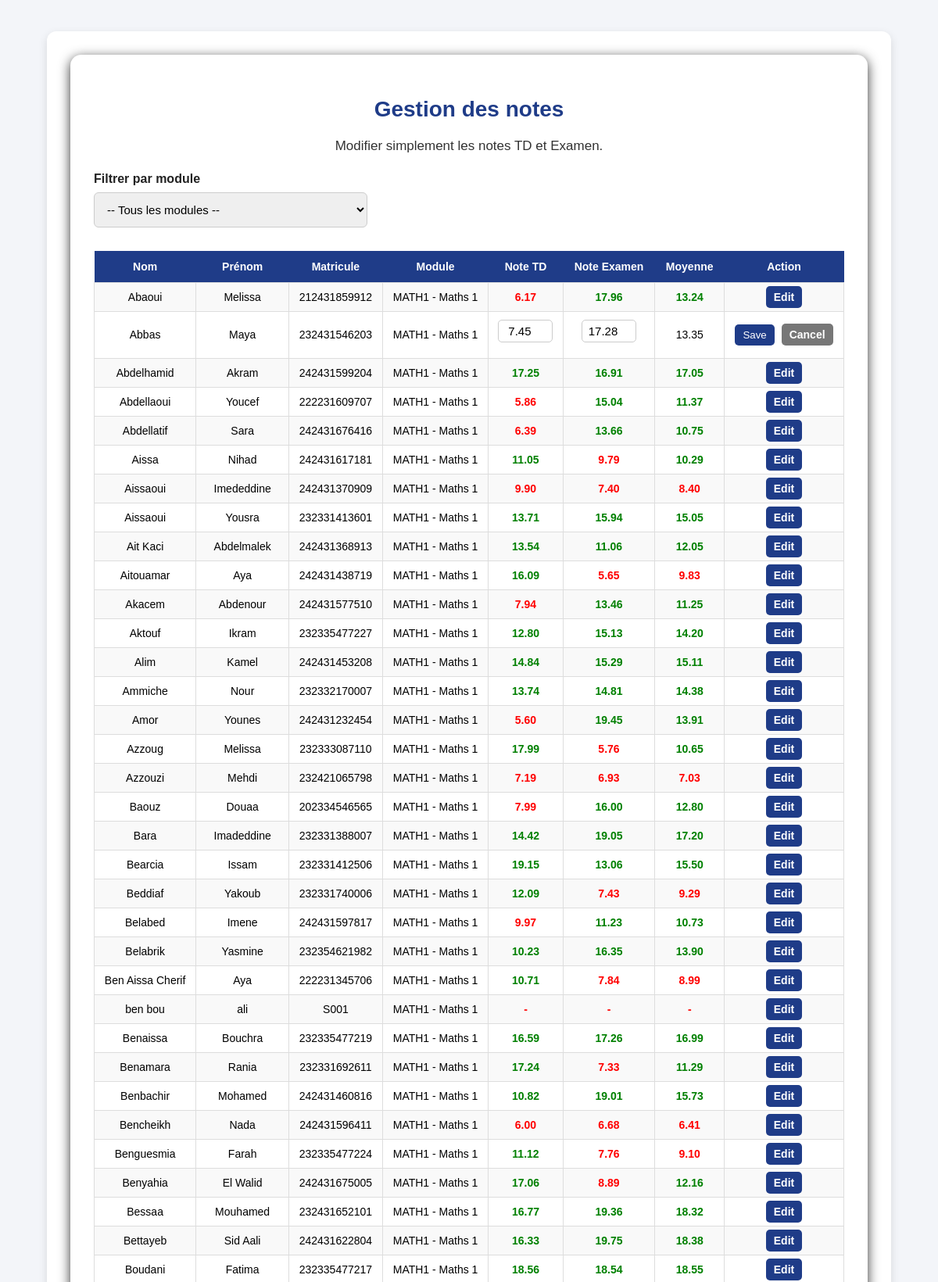
Screenshot of /public/notes/notes.php?student_id=86&module_id=1 (signed in, upper part) with the database file from the repository.
### tables this page shows
CREATE TABLE `modules` (
  `id` int(11) NOT NULL,
  `code` varchar(20) NOT NULL,
  `name` varchar(20) NOT NULL,
  `teacher_id` int(11) NOT NULL,
  `coefficient` int(11) DEFAULT NULL
);

CREATE TABLE `users` (
  `id` int(11) NOT NULL COMMENT 'technical id for the db',
  `identifier` varchar(20) NOT NULL COMMENT 'employee id/ matricule',
  `password` varchar(255) NOT NULL,
  `role` enum('student','teacher','admin') NOT NULL,
  `first_name` varchar(20) NOT NULL,
  `last_name` varchar(20) NOT NULL,
  `email` varchar(50) NOT NULL,
  `created` timestamp NOT NULL DEFAULT current_timestamp() ON UPDATE current_timestamp() COMMENT 'timestamp for creation of the account',
  `status` tinyint(1) NOT NULL DEFAULT 1
  
);

### public/notes/notes.php (the view, shortened to what this page needs)
<?php
require_once "../../config/bd.php";
$teacher_id = intval($_SESSION["id"]);
$selected_module_id = isset($_GET["filter_module"]) ? intval($_GET["filter_module"]) : 0;
$edit_student_id = isset($_GET["student_id"]) ? intval($_GET["student_id"]) : 0;
$edit_module_id  = isset($_GET["module_id"]) ? intval($_GET["module_id"]) : 0;
$rows = [];
$sql = "
    SELECT
        users.id AS student_id,
        users.last_name,
        users.first_name,
        users.identifier,
        modules.id AS module_id,
        modules.code,
        modules.name,
        ROUND(MAX(CASE WHEN notes.type = 'td' THEN notes.value END), 2) AS td_note,
        ROUND(MAX(CASE WHEN notes.type = 'exam' THEN notes.value END), 2) AS exam_note
    FROM users
    CROSS JOIN modules
    LEFT JOIN notes
        ON notes.student_id = users.id
        AND notes.module_id = modules.id
    WHERE users.role = 'student'
      AND modules.teacher_id = ?
";
$sql .= "
    GROUP BY users.id, users.last_name, users.first_name, users.identifier, modules.id, modules.code, modules.name
    ORDER BY users.last_name ASC, users.first_name ASC
";
$stmt = mysqli_prepare($conn, $sql);
if ($stmt) {
    if ($selected_module_id > 0) {
        mysqli_stmt_bind_param($stmt, "ii", $teacher_id, $selected_module_id);
    } else {
        mysqli_stmt_bind_param($stmt, "i", $teacher_id);
    }
    mysqli_stmt_execute($stmt);
    $result = mysqli_stmt_get_result($stmt);
    while ($row = mysqli_fetch_assoc($result)) {
        $rows[] = $row;
    }
}
?>
<!DOCTYPE html>
<html lang="fr">
<head>
    <link rel="stylesheet" href="../assets/style.css">
</head>
<body>
<div class="container">
    <div class="card">
        <h1>Gestion des notes</h1>
        <p>Modifier simplement les notes TD et Examen.</p>
        <form method="GET" class="filter-form">
            <label for="filter_module">Filtrer par module</label>
            <select name="filter_module" id="filter_module" onchange="this.form.submit()">
                <option value="0">-- Tous les modules --</option>
            </select>
        </form>
        <table>
            <tr>
                <th>Nom</th>
                <th>Prénom</th>
                <th>Matricule</th>
                <th>Module</th>
                <th>Note TD</th>
                <th>Note Examen</th>
                <th>Moyenne</th>
                <th>Action</th>
            </tr>
            <?php foreach ($rows as $row) : ?>
                <?php
                $td = $row["td_note"];
                $exam = $row["exam_note"];
                if ($td !== null && $exam !== null) {
                    $moyenne = round(($td * 0.4) + ($exam * 0.6), 2);
                } else {
                    $moyenne = null;
                }
                ?>
                <?php if ($edit_student_id == $row["student_id"] && $edit_module_id == $row["module_id"]) : ?>
                    <tr>
                        <form method="POST">
                            <td><?php echo htmlspecialchars($row["last_name"]); ?></td>
                            <td><?php echo htmlspecialchars($row["first_name"]); ?></td>
                            <td><?php echo htmlspecialchars($row["identifier"]); ?></td>
                            <td><?php echo htmlspecialchars($row["code"] . " - " . $row["name"]); ?></td>
                            <td>
                                <input type="number" step="0.01" min="0" max="20" name="td_value"
                                       class="note-input"
                                       value="<?php echo ($td !== null) ? htmlspecialchars($td) : ""; ?>">
                            </td>
                            <td>
                                <input type="number" step="0.01" min="0" max="20" name="exam_value"
                                       class="note-input"
                                       value="<?php echo ($exam !== null) ? htmlspecialchars($exam) : ""; ?>">
                            </td>
                            <td>
                                <?php echo ($moyenne !== null) ? number_format($moyenne, 2) : "-"; ?>
                            </td>
                            <td>
                                <button type="submit" class="action-btn">Save</button>
                                <a class="action-btn cancel-btn" href="notes.php<?php echo ($selected_module_id > 0) ? '?filter_module=' . $selected_module_id : ''; ?>">Cancel</a>
                            </td>
                        </form>
                    </tr>
                <?php else : ?>
                    <tr>
                        <td><?php echo htmlspecialchars($row["last_name"]); ?></td>
                        <td><?php echo htmlspecialchars($row["first_name"]); ?></td>
                        <td><?php echo htmlspecialchars($row["identifier"]); ?></td>
                        <td><?php echo htmlspecialchars($row["code"] . " - " . $row["name"]); ?></td>
                        <td class="<?php echo ($td !== null && $td >= 10) ? 'good' : 'bad'; ?>">
                            <?php echo ($td !== null) ? number_format($td, 2) : "-"; ?>
                        </td>
                        <td class="<?php echo ($exam !== null && $exam >= 10) ? 'good' : 'bad'; ?>">
                            <?php echo ($exam !== null) ? number_format($exam, 2) : "-"; ?>
                        </td>
                        <td class="<?php echo ($moyenne !== null && $moyenne >= 10) ? 'good' : 'bad'; ?>">
                            <?php echo ($moyenne !== null) ? number_format($moyenne, 2) : "-"; ?>
                        </td>
                        <td>
                            <a class="action-btn" href="notes.php?student_id=<?php echo $row["student_id"]; ?>&module_id=<?php echo $row["module_id"]; ?><?php echo ($selected_module_id > 0) ? '&filter_module=' . $selected_module_id : ''; ?>">
                                Edit
                            </a>
                        </td>
                    </tr>
                <?php endif; ?>
            <?php endforeach; ?>
        </table>
    </div>
</div>
</body>
</html>

### public/assets/style.css (style rules this page uses)
* { box-sizing: border-box; }
body { font-family: Arial, sans-serif; background-color: #f3f5f9; margin: 0; padding: 0; overflow-x: hidden; }
.container { width: 90%; max-width: 1100px; margin: 40px auto; background-color: #ffffff; padding: 30px; border-radius: 12px; box-shadow: 0 4px 12px rgba(0, 0, 0, 0.12); text-align: center; }
h1 { color: #1f3c88; margin-bottom: 15px; font-size: 28px; }
p { font-size: 17px; color: #333; line-height: 1.6; }
form { margin-top: 20px; text-align: left; }
label { display: block; margin-top: 12px; margin-bottom: 6px; color: #222; font-weight: bold; }
input, select { width: 100%; padding: 12px; border: 1px solid #ccc; border-radius: 6px; margin-bottom: 10px; font-size: 15px; box-sizing: border-box; }
.card { background-color: #ffffff; border-radius: 14px; padding: 35px 30px; box-shadow: 0 4px 15px rgba(0, 0, 0, 0.8); text-align: center; }
table { width: 100%; border-collapse: collapse; margin-top: 20px; font-size: 14px; }
table th { background-color: #1f3c88; color: white; padding: 12px; }
table td { border: 1px solid #ddd; padding: 10px; }
table tr:nth-child(even) { background-color: #f9f9f9; }
.note-input { width: 70px; padding: 5px; text-align: center; border-radius: 5px; border: 1px solid #ccc; }
.action-btn { background-color: #1f3c88; color: white; padding: 6px 10px; border-radius: 5px; text-decoration: none; border: none; cursor: pointer; }
.filter-form { margin-bottom: 20px; text-align: left; }
.filter-form label { display: block; margin-bottom: 8px; font-weight: bold; }
.good { color: green; font-weight: bold; }
.bad { color: red; font-weight: bold; }
.cancel-btn { background-color: #777; margin-left: 5px; }
.filter-form select { max-width: 350px; }
table td:last-child { font-weight: bold; }
table td { text-align: center; }
table th { text-align: center; }

### rows the page displays
modules: users.last_name "Abaoui", users.first_name "Melissa", users.identifier "212431859912", code+name "MATH1 - Maths 1", td "6.17", exam "17.96", moyenne "13.24", users.last_name "Abbas", users.first_name "Maya", users.identifier "232431546203", td_value "7.45", exam_value "17.28", moyenne "13.35", users.last_name "Abdelhamid", users.first_name "Akram", users.identifier "242431599204", td "17.25", exam "16.91", moyenne "17.05", users.last_name "Abdellaoui", users.first_name "Youcef", users.identifier "222231609707", td "5.86", exam "15.04", moyenne "11.37", users.last_name "Abdellatif", users.first_name "Sara", users.identifier "242431676416", td "6.39", exam "13.66", moyenne "10.75", users.last_name "Aissa", users.first_name "Nihad", users.identifier "242431617181", td "11.05", exam "9.79", moyenne "10.29", users.last_name "Aissaoui", users.first_name "Imededdine", users.identifier "242431370909", td "9.90", exam "7.40", moyenne "8.40", users.first_name "Yousra", users.identifier "232331413601", td "13.71", exam "15.94", moyenne "15.05", users.last_name "Ait Kaci", users.first_name "Abdelmalek", users.identifier "242431368913", td "13.54", exam "11.06", moyenne "12.05", users.last_name "Aitouamar", users.first_name "Aya", users.identifier "242431438719", td "16.09", exam "5.65", moyenne "9.83", users.last_name "Akacem", users.first_name "Abdenour", users.identifier "242431577510", td "7.94", exam "13.46", moyenne "11.25", users.last_name "Aktouf", users.first_name "Ikram", users.identifier "232335477227", td "12.80", exam "15.13", moyenne "14.20", users.last_name "Alim", users.first_name "Kamel", users.identifier "242431453208", td "14.84", exam "15.29", moyenne "15.11", users.last_name "Ammiche", users.first_name "Nour", users.identifier "232332170007", td "13.74", exam "14.81", moyenne "14.38", users.last_name "Amor", users.first_name "Younes", users.identifier "242431232454", td "5.60", exam "19.45", moyenne "13.91", users.last_name "Azzoug", users.identifier "232333087110", td "17.99", exam "5.76", moyenne "10.65", users.last_name "Azzouzi", users.first_name "Mehdi", users.identifier "232421065798", td "7.19", exam "6.93", moyenne "7.03", users.last_name "Baouz", users.first_name "Douaa", users.identifier "202334546565", td "7.99", exam "16.00", moyenne "12.80", users.last_name "Bara", users.first_name "Imadeddine", users.identifier "232331388007", td "14.42", exam "19.05", moyenne "17.20", users.last_name "Bearcia", users.first_name "Issam", users.identifier "232331412506", td "19.15", exam "13.06", moyenne "15.50", users.last_name "Beddiaf", users.first_name "Yakoub", users.identifier "232331740006", td "12.09", exam "7.43", moyenne "9.29", users.last_name "Belabed", users.first_name "Imene", users.identifier "242431597817", td "9.97", exam "11.23", moyenne "10.73", users.last_name "Belabrik", users.first_name "Yasmine", users.identifier "232354621982", td "10.23", exam "16.35", moyenne "13.90", users.last_name "Ben Aissa Cherif", users.identifier "222231345706", td "10.71", exam "7.84", moyenne "8.99", users.last_name "ben bou", users.first_name "ali", users.identifier "S001", users.last_name "Benaissa", users.first_name "Bouchra", users.identifier "232335477219", td "16.59", exam "17.26", moyenne "16.99", users.last_name "Benamara", users.first_name "Rania", users.identifier "232331692611", td "17.24", exam "7.33", moyenne "11.29", users.last_name "Benbachir", users.first_name "Mohamed", users.identifier "242431460816", td "10.82", exam "19.01", moyenne "15.73", users.last_name "Bencheikh", users.first_name "Nada", users.identifier "242431596411", td "6.00", exam "6.68", moyenne "6.41", users.last_name "Benguesmia", users.first_name "Farah", users.identifier "232335477224", td "11.12", exam "7.76", moyenne "9.10", users.last_name "Benyahia", users.first_name "El Walid", users.identifier "242431675005", td "17.06", exam "8.89", moyenne "12.16", users.last_name "Bessaa", users.first_name "Mouhamed", users.identifier "232431652101", td "16.77", exam "19.36", moyenne "18.32", users.last_name "Bettayeb", users.first_name "Sid Aali", users.identifier "242431622804", td "16.33", exam "19.75", moyenne "18.38", users.last_name "Boudani", users.first_name "Fatima", users.identifier "232335477217", td "18.56", exam "18.54", moyenne "18.55"
